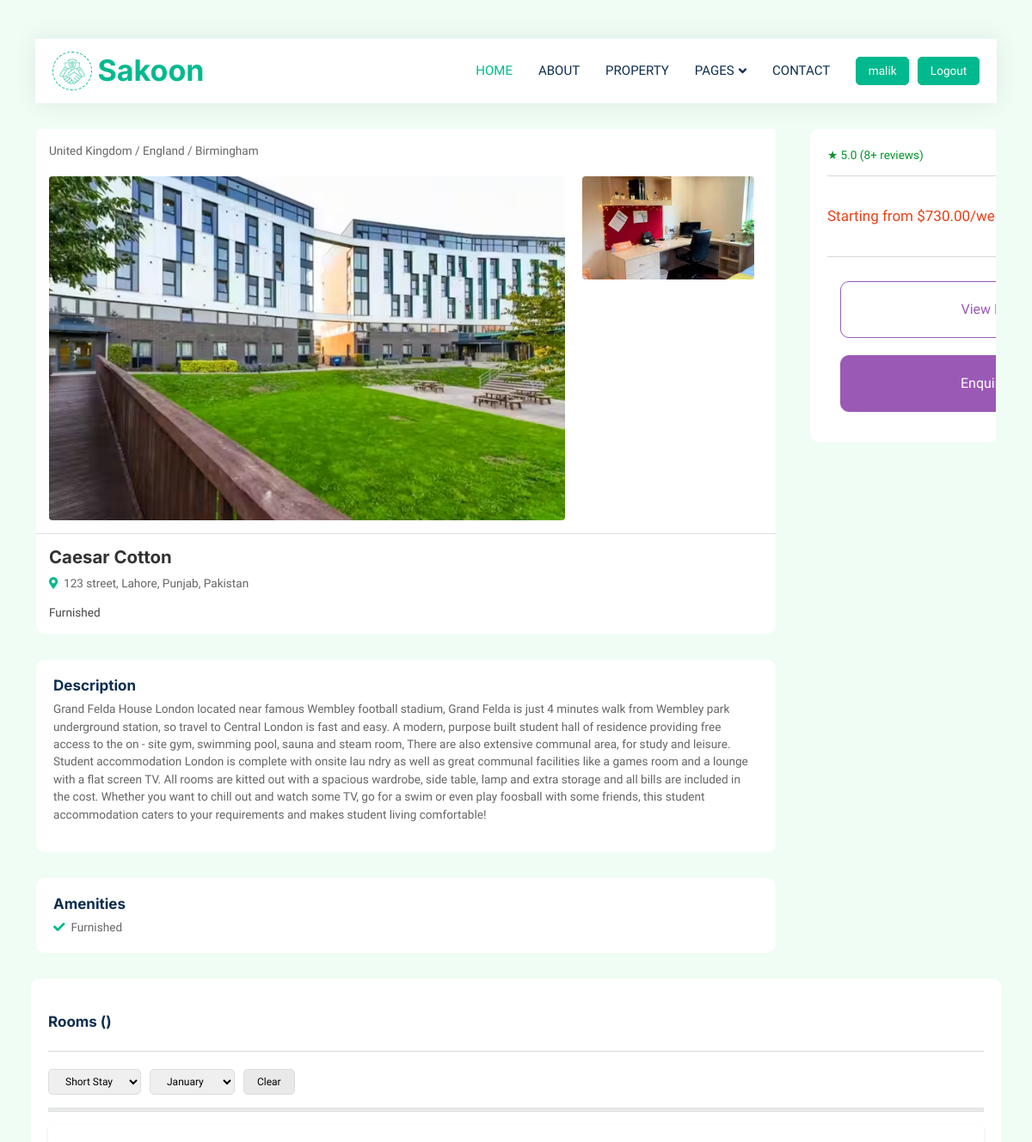
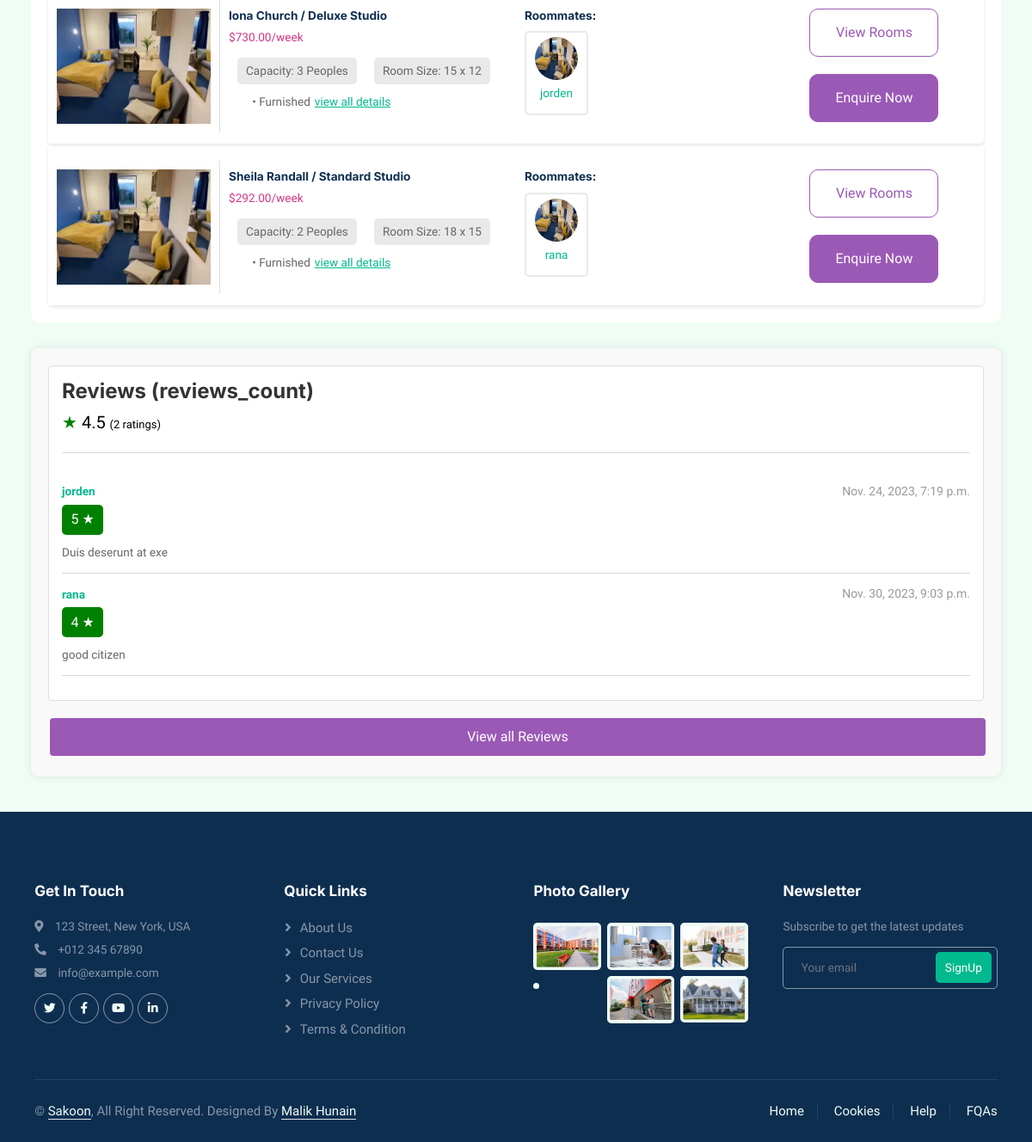
Page /properties/1/ (signed in) on the committed database (2 pictures, top to bottom).
### property/models.py (models this page shows, shortened)
class Media(models.Model):
    file = models.FileField(upload_to='static/media_files/')

class Property(models.Model):
    owner = models.ForeignKey(PropertyOwnerProfile, on_delete=models.CASCADE)
    name = models.CharField(max_length=255)
    images_or_videos = models.ManyToManyField('Media', related_name='property_media', blank=True)
    street_address = models.CharField(max_length=255)
    city = models.CharField(max_length=255)
    zip_code = models.CharField(max_length=255)
    state = models.CharField(max_length=255)
    country = models.CharField(max_length=255)
    latitude = models.DecimalField(max_digits=10, decimal_places=6)
    longitude = models.DecimalField(max_digits=10, decimal_places=6)
    description = models.TextField()
    gender = models.CharField(max_length=255, default='mixed')
    amenities = models.ManyToManyField(Amenities)
    room = models.ManyToManyField('Room', related_name='property_rooms', blank=True)
    review = models.ManyToManyField('review.PropertyReview', related_name='property_reviews', blank=True)

class Amenities(models.Model):
    name = models.CharField(max_length=255)
    icon = models.ImageField(upload_to='static/amenities_icons/', null=True, blank=True)

class Room(models.Model):
    property = models.ForeignKey(Property, on_delete=models.CASCADE, related_name='rooms')
    name = models.CharField(max_length=255)
    room_type = models.ForeignKey(RoomType, on_delete=models.CASCADE, related_name='rooms', default=1)
    images_or_videos = models.ManyToManyField('Media', related_name='room_media', blank=True)
    description = models.TextField()
    amenities = models.ManyToManyField(Amenities)
    room_dimensions = models.CharField(max_length=255)
    occupancy = models.PositiveIntegerField()
    price = models.DecimalField(max_digits=10, decimal_places=2)
    roommates = models.ManyToManyField(StudentProfile, related_name='rooms', blank=True)

class RoomType(models.Model):
    name = models.CharField(max_length=255)
    count = models.PositiveIntegerField()
    def __str__(self):
        return self.name

### student/models.py (models this page shows, shortened)
class StudentProfile(models.Model):
    user = models.OneToOneField(User, on_delete=models.CASCADE)
    bio = models.TextField(blank=True)
    email = models.CharField(max_length=255, blank=True)
    city = models.CharField(max_length=255, blank=True)
    state = models.CharField(max_length=255, blank=True)
    country = models.CharField(max_length=255, blank=True)
    religion = models.CharField(max_length=255, blank=True)
    profile_picture = models.ImageField(upload_to='static/profile_pictures/', null=True, blank=True)
    age = models.IntegerField(blank=True, null=True)
    occupation = models.CharField(max_length=255, blank=True)
    gender = models.CharField(max_length=10, choices=[('male', 'Male'), ('female', 'Female'), ('other', 'Other')], blank=True, null=True)
    academic_level = models.CharField(max_length=50, blank=True, null=True, help_text="e.g., Freshman, Sophomore, Graduate Student")
    major = models.CharField(max_length=100, blank=True, null=True, help_text="Your academic major or field of study")
    interests = models.TextField(blank=True, null=True, help_text="List your hobbies and interests")
    preferred_roommate = models.TextField(blank=True, null=True, help_text="List your preferred roommate's interests, hobbies, and other characteristics")
    cleanliness_level = models.IntegerField(blank=True, null=True, help_text="Rate your cleanliness on a scale of 1 to 5")
    smoking_preference = models.BooleanField(default=False, help_text="Do you prefer a non-smoking environment?")
    reviews_by_roommates = models.ManyToManyField('review.RoommateReview', related_name='student_reviews', blank=True)
    reviews_by_property_owners = models.ManyToManyField('review.StudentReview', related_name='student_reviews', blank=True)

### review/models.py (models this page shows, shortened)
class StudentReview(models.Model):
    student = models.ForeignKey(StudentProfile, on_delete=models.CASCADE, related_name='reviews')
    reviewer = models.ForeignKey('property.Property', on_delete=models.CASCADE)
    text = models.TextField()
    rating = models.IntegerField(
        validators=[
            MinValueValidator(1),
            MaxValueValidator(5)
        ]
    )
    created_at = models.DateTimeField(auto_now_add=True)

### student/views.py (the view)
# urls.py: path('properties/<int:pk>/', views.property_detail, name='property-detail'),
def property_detail(request, pk):
    property = get_object_or_404(Property, pk=pk)
    reviews = StudentReview.objects.filter(reviewer__id=pk)
    student_total_rating_property = reviews.aggregate(Avg('rating'))['rating__avg']
    reviews_count = reviews.count()
    context = {
        'property': property,
        'reviews': reviews,
        'student_total_rating_property': student_total_rating_property,
        'reviews_count': reviews_count,
    }
    return render(request, 'student/property_detail.html', context)

### student/templates/student/property_detail.html (shortened to what this page needs)
{% extends 'main.html' %}
{% load static %}
{% block content %}
{% include 'student/components/navbar.html' %}
<div class="card">
  <div class="left">
    <div class="header">
      <div class="card-header">
        <div class="breadcrumbs">United Kingdom / England / Birmingham</div>
        <div class="image-gallery">
          <div class="main-image">
            {% for image in property.images_or_videos.all %}
            {% if forloop.counter == 1 %}
            <img src="{{ request.scheme }}://{{ request.get_host }}{{ image.file.url }}" alt="Main Property Image">
            {% endif %}
            {% endfor %}
          </div>
          <div class="thumbnail-images">
            {% for image in property.images_or_videos.all %}
            {% if forloop.counter > 1 %}
            {% if forloop.counter <= 3 %}
            <img src="{{ request.scheme }}://{{ request.get_host }}{{ image.file.url }}" alt="Thumbnail Image">
            {% endif %}
            {% endif %}
            {% endfor %}
          </div>
        </div>
      </div>
      <div class="card-body">
        <div class="property-info">
          <h2 class="property-title">{{ property.name }}</h2>
          <p><i class="fa fa-map-marker-alt text-primary me-2"></i>{{property.street_address}} street, {{property.city}}, {{property.state}}, {{property.country}}</p>
          <div class="property-features">
            {% for amenity in property.amenities.all %}
            {% if forloop.counter <= 3 %}
            <span class="feature">{{amenity.name}}</span>
            {% endif %}
            {% endfor %}
          </div>
        </div>
      </div>
    </div>
    <div class="description">
      <h5>Description</h5>
      <p>{{property.description}}</p>
    </div>
    <div class="amenities">
      <h5>Amenities</h5>
      <div class="amenities-list">
        {% for amenity in property.amenities.all %}
        <div class="amenity">
          <i class="fa fa-check text-primary me-2"></i>{{amenity.name}}
        </div>
        {% endfor %}
      </div>
    </div>
  </div>
  <div class="right">
    <div class="property-rating">
      <div class="rating-stars">★ 5.0 (8+ reviews)</div>
      <hr>
    </div>
    <div class="property-price">
      {% for room in property.rooms.all %}
      {% if forloop.counter <= 1 %}
      <div class="price">Starting from ${{room.price}}/week</div>
      {% endif %}
      {% endfor %}
      <hr>
    </div>
    <div class="property-actions">
      <button class="view-rooms">View Rooms</button>
      <button class="enquire-now">Enquire Now</button>
    </div>
  </div>
</div>
<div class="rooms">
  <div class="header">
    <h5>Rooms ()</h5>
    <hr>
    <div class="filters">
        <select name="stayDuration" id="stayDuration">
            <option value="short">Short Stay</option>
        </select>
        <select name="moveInMonth" id="moveInMonth">
            <option value="january">January</option>
        </select>
        <button id="clearFilters">Clear</button>
    </div>
    <div class="border"></div>
  </div>
  {% for room in property.rooms.all %}
  <section class="room-listing">
    <article class="room">
      <div class="room-info">
        <figure class="room-layout">
          {% for image in room.images_or_videos.all %}
          {% if forloop.counter == 1 %}
            <img src="{{ request.scheme }}://{{ request.get_host }}{{ image.file.url }}" alt="8 Bed Standard Ensuite layout">
          {% endif %}
          {% endfor %}
        </figure>
        <div class="room-details">
          <h6>{{ room.name }} / {{room.room_type}}</h6>
            <p class="price">${{ room.price }}/week</p>
            <div class="attributes">
              <p class="capacity">Capacity: {{room.occupancy}} Peoples</p>
              <p class="room-size">Room Size: {{room.room_dimensions}}</p>
            </div>
            <ul class="features">
              {% for amenity in room.amenities.all %}
              {% if forloop.counter <= 5 %}
                <li>• {{amenity.name}}</li>
              {% endif %}
                {% endfor %}
                <li><a href="#"><u>view all details</u></a></li>
            </ul>
        </div>
      </div>
      <div class="roommates">
        <h6>Roommates: </h6>
        <div class="roommates-list">
          {% for roommate in room.roommates.all %}
          {% if forloop.counter <= 3 %}
          <div class="roommate">
            {% for image in room.images_or_videos.all %}
            {% if forloop.counter == 1 %}
            <img src="{{ request.scheme }}://{{ request.get_host }}{{ image.file.url }}" alt="Roommate Image">
            {% endif %}
            {% endfor %}
            <div class="roommate-info">
              <p><a href="{% url 'user-profile' roommate.user.id %}">{{roommate.user.username}}</a></p>
            </div>
          </div>
          {% endif %}
          {% endfor %}
        </div>
      </div>
      <div class="enquiry">
        <button class="view-rooms">View Rooms</button>
      <button class="enquire-now">Enquire Now</button>
      </div>
    </article>
  </section>
  {% endfor %}
</div>
<div class="review-container">
  <div class="review">
      <h1>Reviews (reviews_count)</h1>
      <div class="stars" style="display: block;">★ <span style="color: black;">{{student_total_rating_property}} <span style="font-size: 13px;">({{reviews.count}} ratings)</span></span></div>
      <hr>
      <br>
      {% for review in reviews %}
      {% if forloop.counter <= 3 %}
      <div class="review-header">
          <span class="review-author"><a href="{% url 'user-profile' review.student.user.id %}">{{review.student.user.username}}</a></span>
          <span class="review-date">{{review.created_at}}</span>
      </div>
      <div class="review-rating">{{review.rating}} ★</div>
      <p class="review-text">{{review.text}}</p>
      <hr>
      {% endif %}
      {% endfor %}
  </div>
  <button class="view-all" id="view-all-reviews-btn">View all Reviews</button>
</div>
{% include 'student/components/footer.html' %}
{% endblock %}

### student/templates/student/components/navbar.html (shortened to what this page needs)
{% load static %}
 <div class="container-fluid nav-bar bg-transparent">
    <nav class="navbar navbar-expand-lg bg-white navbar-light py-0 px-4">
        <a href="{% url 'home' %}" class="navbar-brand d-flex align-items-center text-center">
            <div class="icon p-2 me-2">
                <img class="img-fluid" src="{% static 'img/icon-deal.png' %}" alt="Icon" style="width: 30px; height: 30px;">
            </div>
            <h1 class="m-0 text-primary">Sakoon</h1>
        </a>
        <div class="collapse navbar-collapse" id="navbarCollapse">
            <div class="navbar-nav ms-auto">
                <a href="{% url 'home' %}" class="nav-item nav-link active">Home</a>
                <a href="{% url 'about' %}" class="nav-item nav-link">About</a>
                <a href="{% url 'property' %}" class="nav-item nav-link">Property</a>
                <div class="nav-item dropdown">
                    <a href="#" class="nav-link dropdown-toggle" data-bs-toggle="dropdown">Pages</a>
                </div>
                <a href="{% url 'contact' %}" class="nav-item nav-link">Contact</a>
            </div>
            {% if request.user.is_authenticated %}
                <a href="{% url 'user-profile' user.id %}" class="btn btn-primary px-3 d-none d-lg-flex">{{request.user.username}}</a>
                <a style="margin-left: 10px;" href="{% url 'logout' %}" class="btn btn-primary px-3 d-none d-lg-flex">Logout</a>
            {% else %}
                <a href="{% url 'login' %}" class="btn btn-primary px-3 d-none d-lg-flex">Login / SignUp</a>
            {% endif %}
        </div>
    </nav>
</div>

### static/css/style.css (style rules this page uses)
:root { --primary: #00B98E; --secondary: #FF6922; --light: #EFFDF5; --dark: #0E2E50; }
.btn { transition: .5s; }
.btn.btn-primary, .btn.btn-secondary { color: #FFFFFF; }
.nav-bar { position: relative; margin-top: 45px; padding: 0 3rem; transition: .5s; z-index: 9999; }
.navbar { box-shadow: 0 0 30px rgba(0, 0, 0, .08); }
.navbar .dropdown-toggle::after { border: none; content: "\f107"; font-family: "Font Awesome 5 Free"; font-weight: 900; vertical-align: middle; margin-left: 5px; transition: .5s; }
.navbar-light .navbar-nav .nav-link { margin-right: 30px; padding: 25px 0; color: #FFFFFF; font-size: 15px; text-transform: uppercase; outline: none; }
.navbar-light .navbar-nav .nav-link:hover, .navbar-light .navbar-nav .nav-link.active { color: var(--primary); }
.navbar-light .navbar-brand { height: 75px; }
.navbar-light .navbar-nav .nav-link { color: var(--dark); font-weight: 500; }
@media (min-width: 992px) { .header { margin-top: -120px; } }
.icon { padding: 15px; display: inline-flex; align-items: center; justify-content: center; background: #FFFFFF !important; border-radius: 50px; border: 1px dashed var(--primary) !important; }

### static/css/style1.css (style rules this page uses)
:root { --primary: #00B98E; --secondary: #FF6922; --light: #EFFDF5; --dark: #0E2E50; }
.card { width: 93%; margin: 30px auto; background-color: var(--light); overflow: hidden; border: none; display: flex; flex-direction: row; position: relative; }
.card .left { width: 880px; }
.card .right { width: 440px; height: fit-content; margin-left: 40px; background-color: white; border-radius: 10px; padding: 20px; }
.card .left .header { border-radius: 10px; margin-top: -10px; background-color: white; }
.card-header { display: block; justify-content: space-between; padding: 15px; margin-top: 10px; background-color: white; }
.image-gallery { display: flex; }
.main-image { margin-top: 10px; }
.main-image img { width: 600px; height: 400px; object-fit: cover; margin-right: 10px; margin-top: 10px; border-radius: 4px; }
.thumbnail-images { display: flex; flex-direction: column; padding-top: 10px; }
.thumbnail-images img { width: 200px; height: 120px; object-fit: cover; margin-right: 10px; border-radius: 4px; margin: 10px; }
.thumbnail-images { display: flex; }
.card-body { padding: 15px; }
.property-title { font-size: 1.5rem; color: #333; }
.property-features .feature { display: inline-block; margin-right: 10px; color: #444; }
.property-rating .rating-stars { color: #03942c; }
.property-price .price { font-size: 1.25rem; color: #e84118; padding-top: 20px; padding-bottom: 20px; }
.property-actions { justify-content: space-between; align-items: center; padding: 15px; }
.property-actions button { padding: 10px 20px; border: none; border-radius: 4px; color: #fff; background-color: #e84118; cursor: pointer; width: 370px; padding: 20px; }
.property-actions .view-rooms { background-color: white; color: #9b59b6; border: 1px solid #9b59b6; border-radius: 10px; font-size: 16px; margin-bottom: 20px; }
.property-actions .enquire-now { background-color: #9b59b6; color: white; border: 1px solid #9b59b6; border-radius: 10px; font-size: 16px; }
.description { margin-top: 30px; padding: 20px; background-color: white; border-radius: 10px; }
.amenities { margin-top: 30px; padding: 20px; background-color: white; border-radius: 10px; }

### static/css/style3.css (style rules this page uses)
:root { --color-main: #000; --color-main-light: #e1f6fb; --color-dark: #fff; --color-dark-medium: #51546e; --color-dark-light: #00B98E; --color-light: #e5e5e5; --color-gray: #8b8b8b; --color-light-gray: #b2bdbd; --color-bg: #2d2d39; --color-success: #5dd693; --color-error: #fc4b0b; }
@media only screen and (min-width: 1200px) { html { font-size: 85%; } }

### rows in the picture
Media: file (picture)
Media: file (picture)
Property: name "Caesar Cotton", street_address "123", city "Lahore", state "Punjab", country "Pakistan", description "Grand Felda House London located near famous Wembley football stadium, Grand Felda is just 4 minutes walk from Wembley park underground station, so travel to Central London is fast and easy. A modern, purpose built student hall of residence providing free access to the on - site gym, swimming pool, sauna and steam room, There are also extensive communal area, for study and leisure. Student accommodation London is complete with onsite lau ndry as well as great communal facilities like a games room and a lounge with a flat screen TV. All rooms are kitted out with a spacious wardrobe, side table, lamp and extra storage and all bills are included in the cost. Whether you want to chill out and…"
Amenities: name "Furnished"
Room: price "730.00", name "Iona Church", room_type "Deluxe Studio", occupancy "3", room_dimensions "15 x 12"
Media: file (picture)
StudentProfile: user.username "jorden"
Room: name "Sheila Randall", room_type "Standard Studio", price "292.00", occupancy "2", room_dimensions "18 x 15"
StudentProfile: user.username "rana"
StudentReview: student.user.username "jorden", created_at "Nov. 24, 2023, 7:19 p.m.", rating "5", text "Duis deserunt at exe"
StudentReview: student.user.username "rana", created_at "Nov. 30, 2023, 9:03 p.m.", rating "4", text "good citizen"

### other values in the picture
{{ request.user.username }} "malik"
{{ student_total_rating_property }} "4.5"
{{ reviews.count }} "2"
